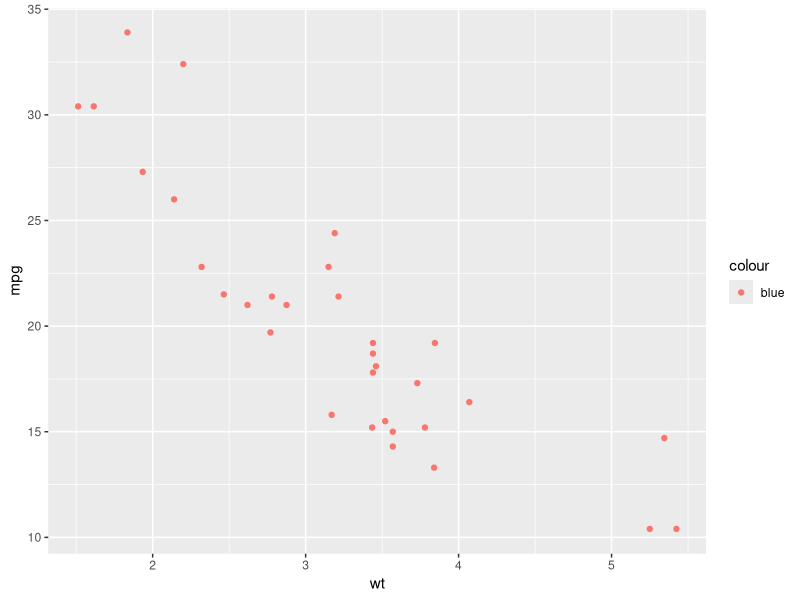
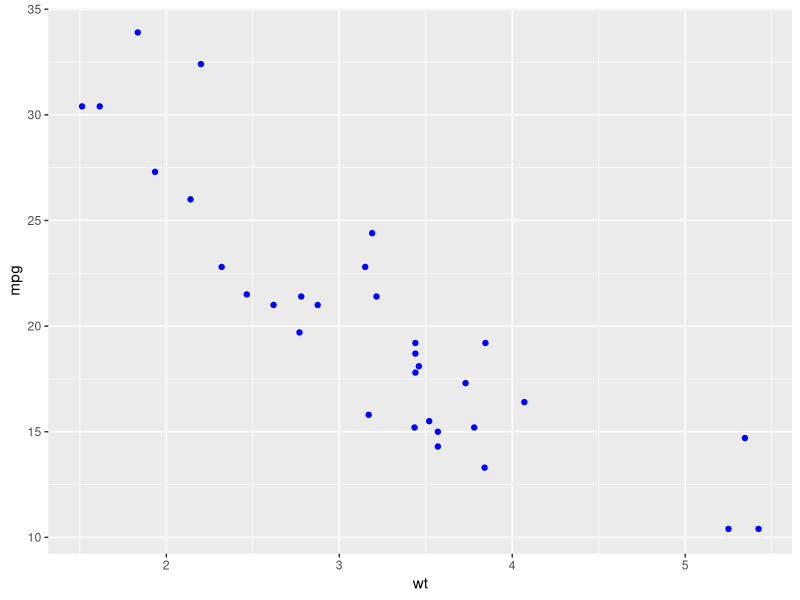
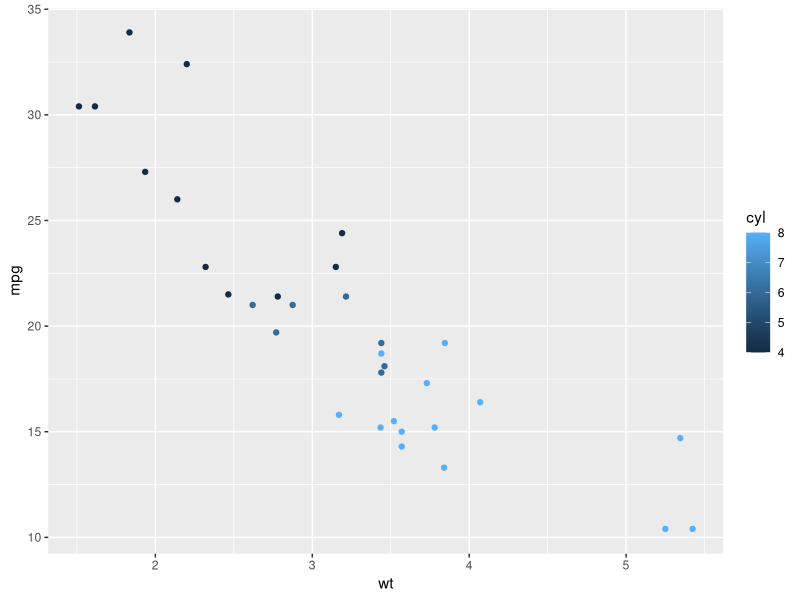
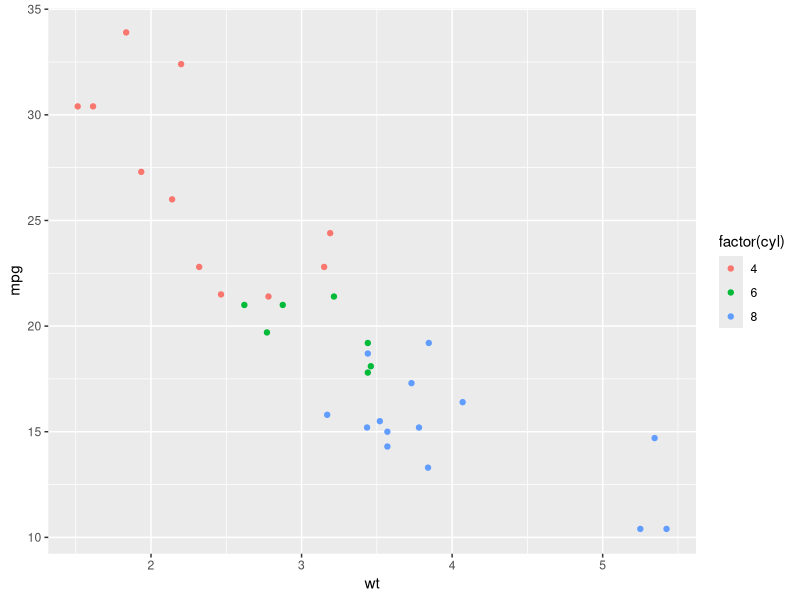
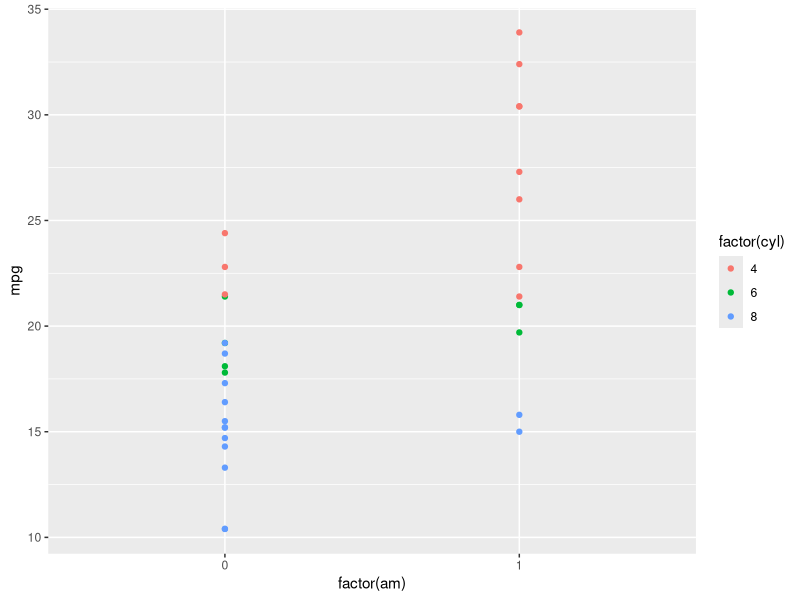
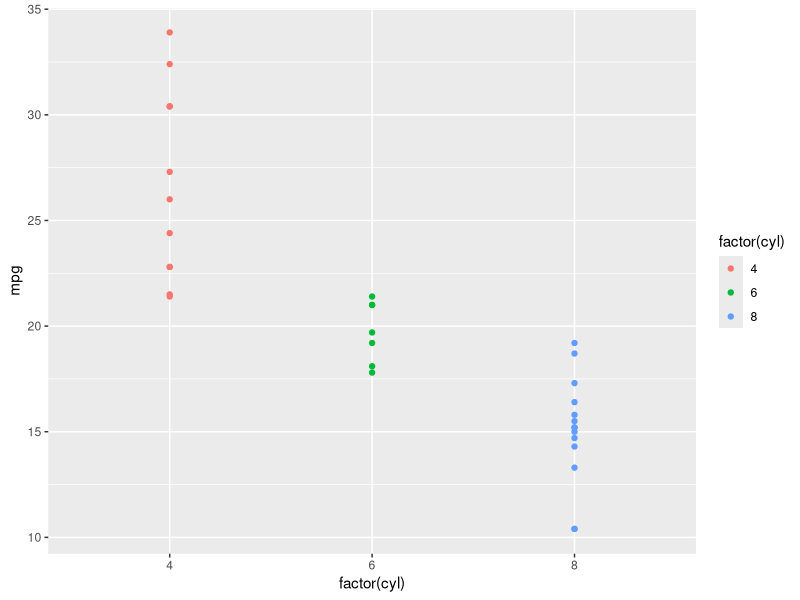
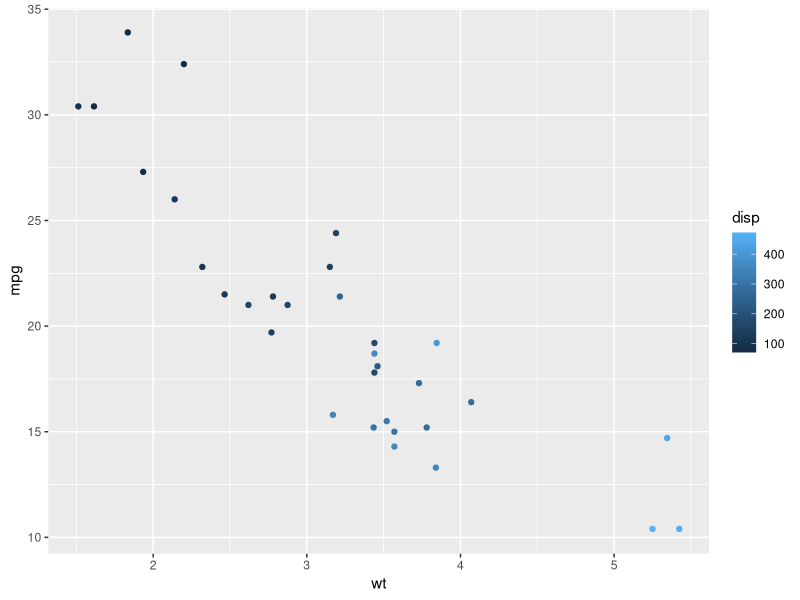
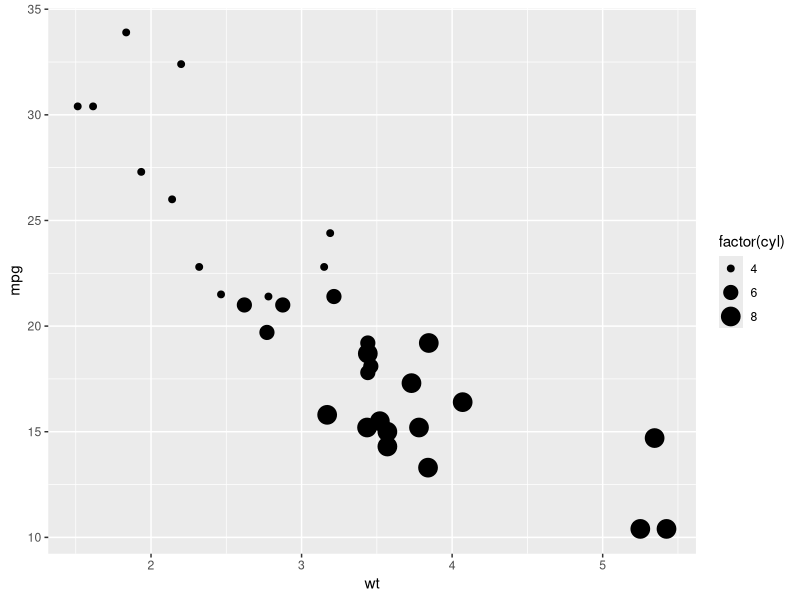

Recreate these plots in R, in order.
#=========================================================================#
#               Introduction to ggplot2 package:
#               ----------------------------
#                         Aesthetics
# ------------------------------------------------------------------------#

require(ggplot2)
require(dplyr)
data("mtcars")

# Remember
# ggplot(data, mapping) + Layers 01 + layer 02 + ... or
# data %>% ggplot() + Layer 01 + layer 02 + Layer 03 + ...

# Color aesthetic ---------------------------------------------------------
?ggplot
?aes
mtcars %>% ggplot(aes(wt, mpg, color = "blue")) + 
            geom_point()

mtcars %>% ggplot(aes(wt, mpg, color = I("blue"))) + 
  geom_point()

# Most of the time we want to color by another variable

# 01. Coloring with Categorical variable

mtcars %>% ggplot(aes(wt, mpg, color = cyl)) + 
  geom_point()   # This is not what we want because cyl variable is still numeric

mtcars %>% ggplot(aes(wt, mpg, color = factor(cyl))) + 
  geom_point() 

# More on categorical

ggplot(data = mtcars, mapping = aes(x = factor(am),
                                    y = mpg, color = factor(cyl))) +
                                    geom_point()

ggplot(data = mtcars, mapping = aes(x = factor(cyl),
                                    y = mpg, color = factor(cyl))) +
                                    geom_point()
# ------------------------------------------------------------------------#
# You can create a factor like this 
cyl_fact <- factor(mtcars$cyl, 
                   levels = c(4, 6, 8), 
                   labels = c("4 cylinders", "6 cylinders", "8 cylinders"))

# ------------------------------------------------------------------------#
# 02. Coloring with numeric variable
mtcars %>% ggplot(aes(wt, mpg, color = disp)) + 
  geom_point() 


# Size Aesthetic ----------------------------------------------------------

# 01. Categorical 

mtcars %>% ggplot(aes(wt, mpg, size = factor(cyl))) + 
  geom_point() 

# Another way to do it 
mtcars %>% ggplot(aes(wt, mpg)) + 
  geom_point(aes(size = factor(cyl))) 

mtcars %>% ggplot(aes(x = factor(cyl), y = mpg, size = factor(cyl))) + 
  geom_point() 

# 02. Numeric
mtcars %>% ggplot(aes(wt, mpg, size = disp)) + 
  geom_point() 


# Shape Aesthetic ---------------------------------------------------------
# 01. Categorical 

mtcars %>% ggplot(aes(wt, mpg, shape = factor(cyl))) + 
  geom_point() 
mtcars %>% ggplot(aes(factor(cyl), mpg, shape = factor(cyl))) + 
  geom_point() 

# 02. Numeric
# mtcars %>% ggplot(aes(wt, mpg, shape = disp)) + 
  #geom_point()                                   This does not work

# Alpha  ------------------------------------------------------------------

mtcars %>% ggplot(aes(wt, mpg, alpha = disp)) + 
  geom_point()  

# label -------------------------------------------------------------------
mtcars %>% ggplot(aes(wt, mpg)) + 
  geom_text(aes(label = factor(cyl)))

# Label with color 
mtcars %>% ggplot(aes(wt, mpg, color = factor(cyl))) + 
  geom_text(aes(label = factor(cyl)), show.legend = FALSE)


# fill --------------------------------------------------------------------
# Map fcyl to fill
ggplot(mtcars, aes(wt, mpg, fill = factor(cyl))) +
  geom_point(shape = 1, size = 4)

# Change the shape to one of 21 ... 25 
ggplot(mtcars, aes(wt, mpg, fill = factor(cyl))) +
  geom_point(shape = 22, size = 4)

ggplot(mtcars, aes(wt, mpg, fill = factor(cyl))) +
  geom_point(shape = 25, size = 4)

# Stroke  -----------------------------------------------------------------
# This applies to the outer line of  shapes 21, ..., 25 
ggplot(mtcars, aes(wt, mpg, 
                   fill = factor(cyl),
                   color = I("slateblue"),
                   stroke = 5)) +
  geom_point(shape = 21, size = 5)

ggplot(mtcars, aes(wt, mpg, 
                   fill = factor(cyl),
                   color = I("slateblue"),
                   stroke = 5)) +
  geom_point(shape = 24, size = 5)

ggplot(mtcars, aes(wt, mpg, fill = factor(cyl))) +
  geom_point(shape = 23, size = 5,
             color = I("slateblue"),
             stroke = 3)
# Master Aesthetics  ------------------------------------------------------
# 3 aesthetics: qsec vs. mpg, colored by fcyl
ggplot(mtcars, aes(mpg,qsec, color = factor(cyl))) +
  geom_point(size = 4)

# 4 aesthetics: add a mapping of shape to fam
ggplot(mtcars, aes(mpg, qsec, color = factor(cyl), shape = factor(am))) +
  geom_point()

# 5 aesthetics: add a mapping of size to hp / wt
ggplot(mtcars, aes(mpg, qsec, 
                   color = factor(cyl), 
                   shape = factor(am), 
                   size = hp/wt)) +
                    geom_point()

# More Aesthetics ---------------------------------------------------------

mtcars %>% ggplot(aes(wt, mpg, color = factor(cyl),
                      shape = factor(cyl),
                      size = disp)) + 
                      geom_point() 

mtcars %>% ggplot(aes(wt, mpg, color = factor(cyl),
                      shape = factor(cyl), size = I(4))) + 
                        geom_point(show.legend = FALSE) 

mtcars %>% ggplot(aes(wt, mpg, color = factor(cyl),
                      shape = factor(cyl), size = I(4))) + 
                        geom_point() 

mtcars %>% ggplot(aes(wt, mpg, alpha = disp, color = disp, size = disp)) + 
  geom_point()  

ggplot(mtcars, aes(wt, mpg, color = factor(cyl))) +
  geom_point(shape = 1, size = 4)



